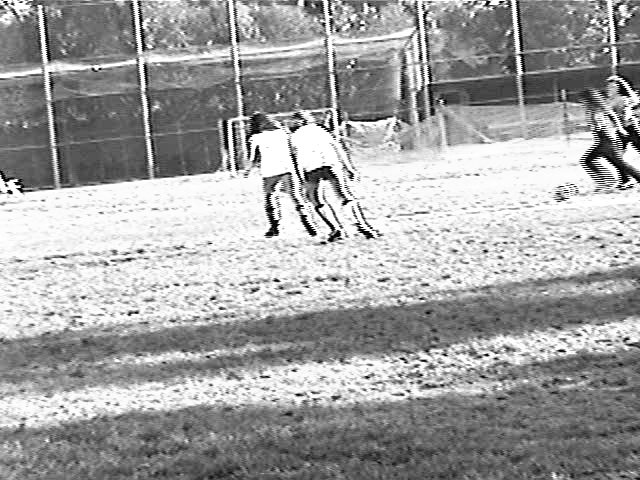
%> input picture Package/spacetimes_saliencydetection/beberly/1.png, 640 x 480 px
$ octave Demo_beberly.m   (GNU Octave 9; MATLAB toolbox functions it lacks are replaced by stand-ins)
%> lines starting %> are read from the running program, lines starting %| are printed output that depends on the picture
% Space-time Saliency detection Demo
% [HISTORY]
% Apr 25, 2011 : created by Hae Jong Seo

clear all;
close all;
clc;

for i = 1:40
    img = double(imread(['beberly/' num2str(i) '.png']));
%> img: size 480x640 double; min 0, max 255, mean 161.3; mean of the top-left, top-right, bottom-left and bottom-right quarters 156.7, 172.2, 170.2, 146
    Y(:,:,i) = img;
    S = imresize(img,[64 64],'bilinear');
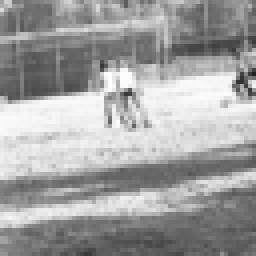
%> S: size 64x64 double (shown 4 times larger); min 34.72, max 255, mean 161.3
    Seq(:,:,i) = S/std(S(:));
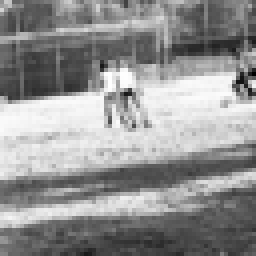
%> Seq: size 64x64 double (shown 4 times larger); min 0.643, max 4.72, mean 2.98; drawn with min black and max white
%> (the run ends here)
